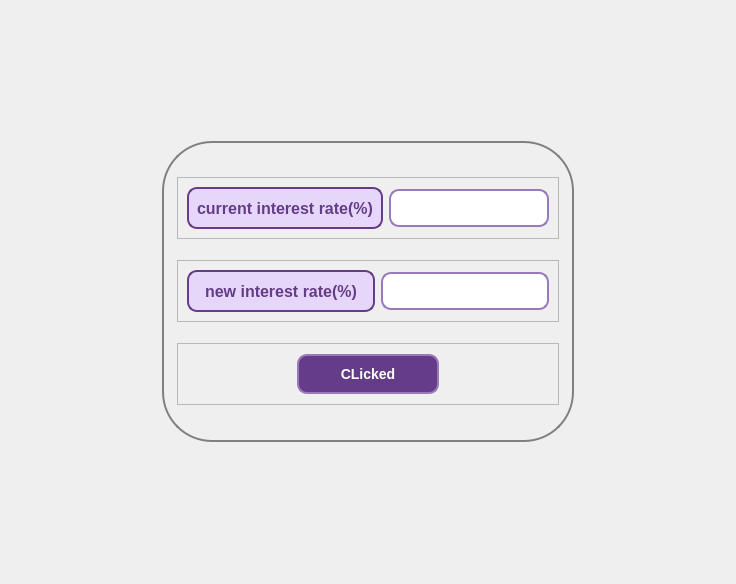
<?xml version="1.0" encoding="UTF-8"?>
<ui version="4.0">
 <class>Framintereste</class>
 <widget class="QFrame" name="Framintereste">
  <property name="geometry">
   <rect>
    <x>0</x>
    <y>0</y>
    <width>736</width>
    <height>584</height>
   </rect>
  </property>
  <property name="sizePolicy">
   <sizepolicy hsizetype="Fixed" vsizetype="Fixed">
    <horstretch>0</horstretch>
    <verstretch>0</verstretch>
   </sizepolicy>
  </property>
  <property name="windowTitle">
   <string>Frame</string>
  </property>
  <layout class="QHBoxLayout" name="horizontalLayout">
   <item>
    <widget class="QWidget" name="widget_4" native="true">
     <property name="sizePolicy">
      <sizepolicy hsizetype="Fixed" vsizetype="Preferred">
       <horstretch>0</horstretch>
       <verstretch>0</verstretch>
      </sizepolicy>
     </property>
     <property name="maximumSize">
      <size>
       <width>412</width>
       <height>301</height>
      </size>
     </property>
     <property name="styleSheet">
      <string notr="true">#widget_4{
border:2px solid gray;
border-radius:50px;
}
QLabel{
background:#9A79BA;
}

QLabel {

    background-color: #E6D7FA;
    color: #653C87;
    font-family: 'Segoe UI', sans-serif;
    font-size: 16px;
    font-weight: 600;
    padding: 8px;
    border: 2px solid #653C87;
    border-radius: 10px;
    transition: background-color 0.3s ease, border-color 0.3s ease;
}

QLabel:hover {
    background-color: #D4C2EF;  /* Slightly darker background on hover */
    border-color: #553075;  /* Darker border on hover */
}

QLineEdit {
    border: 2px solid #9A79BA;
    border-radius: 10px;
    padding: 8px;
    font-family: 'Segoe UI', sans-serif;
    font-size: 14px;
    color: #653C87;
    background-color: #FFFFFF;
    transition: background-color 0.3s ease, border-color 0.3s ease;
}

QLineEdit:hover {
    background-color: #F5F0FA;  /* Slightly lighter background on hover */
}

QLineEdit:focus {
    border: 2px solid #653C87;  /* Darker border on focus */
    background-color: #F5F5F5;  /* Slightly lighter background on focus */
}
</string>
     </property>
     <layout class="QVBoxLayout" name="verticalLayout">
      <property name="spacing">
       <number>0</number>
      </property>
      <property name="leftMargin">
       <number>15</number>
      </property>
      <property name="topMargin">
       <number>15</number>
      </property>
      <property name="rightMargin">
       <number>15</number>
      </property>
      <property name="bottomMargin">
       <number>13</number>
      </property>
      <item>
       <widget class="QFrame" name="frame_12">
        <property name="maximumSize">
         <size>
          <width>392</width>
          <height>62</height>
         </size>
        </property>
        <property name="frameShape">
         <enum>QFrame::StyledPanel</enum>
        </property>
        <property name="frameShadow">
         <enum>QFrame::Raised</enum>
        </property>
        <layout class="QHBoxLayout" name="horizontalLayout_12">
         <item>
          <widget class="QLabel" name="label_17">
           <property name="minimumSize">
            <size>
             <width>142</width>
             <height>0</height>
            </size>
           </property>
           <property name="maximumSize">
            <size>
             <width>16777215</width>
             <height>16777215</height>
            </size>
           </property>
           <property name="text">
            <string>current interest rate(%)</string>
           </property>
           <property name="alignment">
            <set>Qt::AlignCenter</set>
           </property>
          </widget>
         </item>
         <item>
          <widget class="QLineEdit" name="lineEdit_14"/>
         </item>
        </layout>
       </widget>
      </item>
      <item>
       <widget class="QFrame" name="frame_9">
        <property name="maximumSize">
         <size>
          <width>392</width>
          <height>62</height>
         </size>
        </property>
        <property name="frameShape">
         <enum>QFrame::StyledPanel</enum>
        </property>
        <property name="frameShadow">
         <enum>QFrame::Raised</enum>
        </property>
        <layout class="QHBoxLayout" name="horizontalLayout_9">
         <item>
          <widget class="QLabel" name="label_14">
           <property name="minimumSize">
            <size>
             <width>188</width>
             <height>0</height>
            </size>
           </property>
           <property name="maximumSize">
            <size>
             <width>16777215</width>
             <height>16777215</height>
            </size>
           </property>
           <property name="text">
            <string>new interest rate(%)</string>
           </property>
           <property name="alignment">
            <set>Qt::AlignCenter</set>
           </property>
          </widget>
         </item>
         <item>
          <widget class="QLineEdit" name="lineEdit_11"/>
         </item>
        </layout>
       </widget>
      </item>
      <item>
       <widget class="QFrame" name="frame_13">
        <property name="maximumSize">
         <size>
          <width>16777215</width>
          <height>62</height>
         </size>
        </property>
        <property name="frameShape">
         <enum>QFrame::StyledPanel</enum>
        </property>
        <property name="frameShadow">
         <enum>QFrame::Raised</enum>
        </property>
        <layout class="QHBoxLayout" name="horizontalLayout_14">
         <item>
          <widget class="QPushButton" name="pushButton_2">
           <property name="maximumSize">
            <size>
             <width>142</width>
             <height>16777215</height>
            </size>
           </property>
           <property name="styleSheet">
            <string notr="true">QPushButton {
    background-color: #653C87; /* Dark purple background */
    color: #FFFFFF; /* White text */
    font-family: 'Segoe UI', sans-serif; /* Font family */
    font-size: 14px; /* Font size */
    font-weight: bold; /* Bold text */
    padding: 10px 20px; /* Padding */
    border: 2px solid #9A79BA; /* Light purple border */
    border-radius: 10px; /* Rounded corners */
    transition: background-color 0.3s ease, border-color 0.3s ease; /* Smooth transition */
}

QPushButton:hover {
    background-color: #9A79BA; /* Light purple background on hover */
    border-color: #653C87; /* Dark purple border on hover */
}

QPushButton:pressed {
    background-color: #E6D7FA; /* Lightest purple background on press */
    border-color: #553075; /* Darker purple border on press */
}
</string>
           </property>
           <property name="text">
            <string>CLicked</string>
           </property>
          </widget>
         </item>
        </layout>
       </widget>
      </item>
     </layout>
    </widget>
   </item>
  </layout>
 </widget>
 <resources/>
 <connections/>
</ui>
